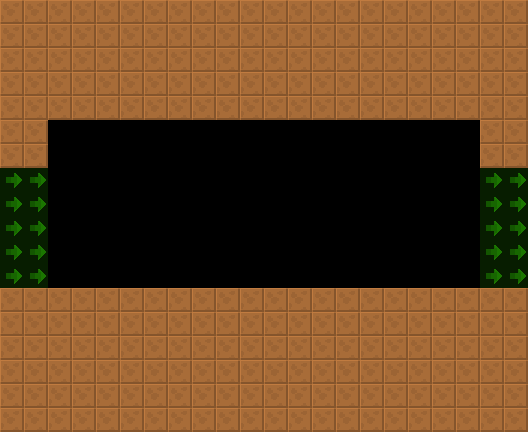

Below is a game level as drawn by its tile map, then a one-line description and the .tmx that defines it (tile-layer data replaced by summaries):
An orthogonal 22x18 tile map with 24x24 px tiles, 2 tile layers (col, lnk), 2 tilesets and 2 objects (SpecialEquipment, CellShrine).

<map version="1.4" tiledversion="1.4.2" orientation="orthogonal" renderorder="right-down" width="22" height="18" tilewidth="24" tileheight="24" infinite="0" nextlayerid="4" nextobjectid="8">
 <tileset firstgid="6" source="../../lnk.tsx" />
 <tileset firstgid="1" source="../../col.tsx" />
 <layer id="1" name="col" width="22" height="18">
  <data>[396 cells, 250 non-empty, 1 distinct tile ids]</data>
 </layer>
 <layer id="2" name="lnk" width="22" height="18" opacity="0.5">
  <data>[396 cells, 20 non-empty, 1 distinct tile ids]</data>
 </layer>
 <objectgroup id="3" name="markers" opacity="0.5">
  <object id="1" name="SpecialEquipment" type="SpecialEquipment" x="48" y="120" width="360" height="168">
   <properties>
    <property name="yr" value="0" />
    <property name="xr" value="0" />
   </properties>
  </object>
  <object id="2" name="CellShrine" type="CellShrine" x="432" y="264" width="24" height="24">
   <properties>
    <property name="yr" value="0" />
    <property name="xr" value="0" />
   </properties>
  </object>
 </objectgroup>
</map>
